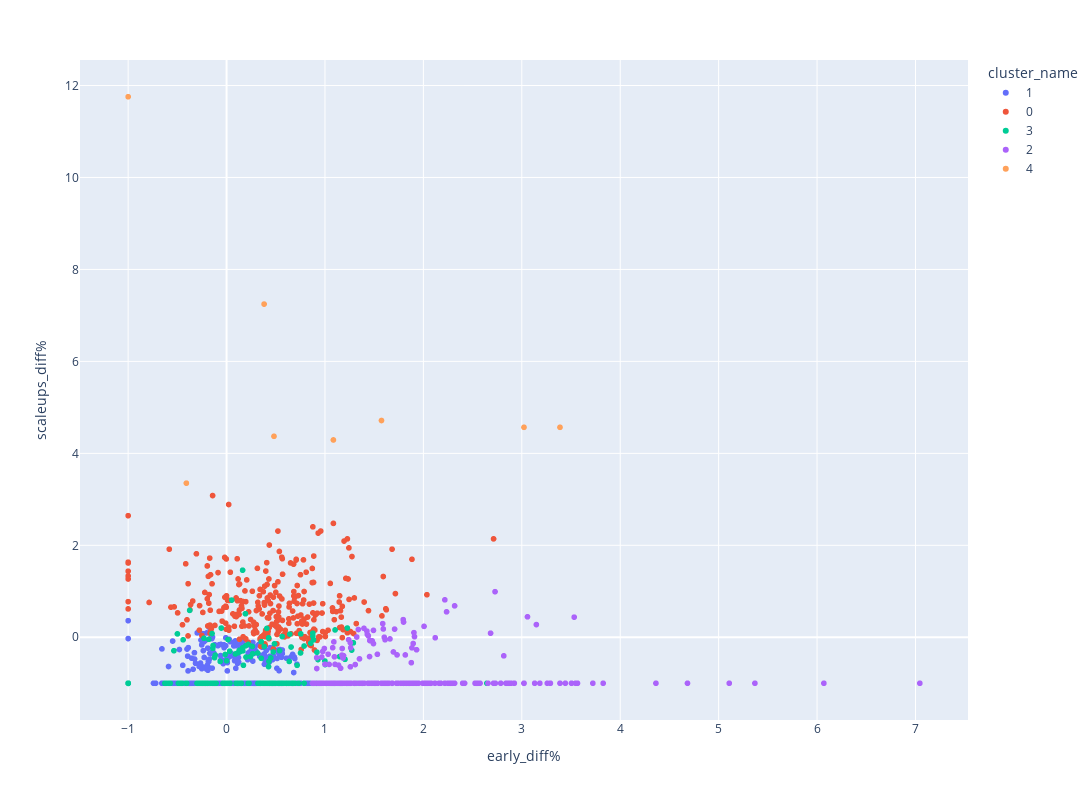

Notebook code for this chart:
### Code cell
early_scaleups = px.scatter(clusters1, x="early_diff%", y="scaleups_diff%", color="cluster_name",width=1200, height=800)
early_scaleups.show()

### Figure 1 — Plotly figure (JSON) as saved in the notebook; plotly's stock layout.template omitted (floating-point values rounded to 4 significant figures; data arrays with more than 128 entries replaced by an {"elided": "..."} marker saying what was removed)
{"data": [{"hovertemplate": "cluster_name=1<br>early_diff%=%{x}<br>scaleups_diff%=%{y}<extra></extra>", "legendgroup": "1", "marker": {"color": "#636efa", "symbol": "circle"}, "mode": "markers", "name": "1", "showlegend": true, "type": "scattergl", "x": {"elided": "443 float values"}, "xaxis": "x", "y": {"elided": "443 float values"}, "yaxis": "y"}, {"hovertemplate": "cluster_name=0<br>early_diff%=%{x}<br>scaleups_diff%=%{y}<extra></extra>", "legendgroup": "0", "marker": {"color": "#EF553B", "symbol": "circle"}, "mode": "markers", "name": "0", "showlegend": true, "type": "scattergl", "x": {"elided": "289 float values"}, "xaxis": "x", "y": {"elided": "289 float values"}, "yaxis": "y"}, {"hovertemplate": "cluster_name=3<br>early_diff%=%{x}<br>scaleups_diff%=%{y}<extra></extra>", "legendgroup": "3", "marker": {"color": "#00cc96", "symbol": "circle"}, "mode": "markers", "name": "3", "showlegend": true, "type": "scattergl", "x": {"elided": "211 float values"}, "xaxis": "x", "y": {"elided": "211 float values"}, "yaxis": "y"}, {"hovertemplate": "cluster_name=2<br>early_diff%=%{x}<br>scaleups_diff%=%{y}<extra></extra>", "legendgroup": "2", "marker": {"color": "#ab63fa", "symbol": "circle"}, "mode": "markers", "name": "2", "showlegend": true, "type": "scattergl", "x": {"elided": "221 float values"}, "xaxis": "x", "y": {"elided": "221 float values"}, "yaxis": "y"}, {"hovertemplate": "cluster_name=4<br>early_diff%=%{x}<br>scaleups_diff%=%{y}<extra></extra>", "legendgroup": "4", "marker": {"color": "#FFA15A", "symbol": "circle"}, "mode": "markers", "name": "4", "showlegend": true, "type": "scattergl", "x": [-0.4085, 0.3814, 0.4819, 1.086, 1.574, -1, 3.388, 3.022], "xaxis": "x", "y": [3.352, 7.246, 4.371, 4.291, 4.715, 11.76, 4.566, 4.566], "yaxis": "y"}], "layout": {"height": 800, "legend": {"title": {"text": "cluster_name"}, "tracegroupgap": 0}, "margin": {"t": 60}, "width": 1200, "xaxis": {"anchor": "y", "domain": [0, 1], "title": {"text": "early_diff%"}}, "yaxis": {"anchor": "x", "domain": [0, 1], "title": {"text": "scaleups_diff%"}}}}
